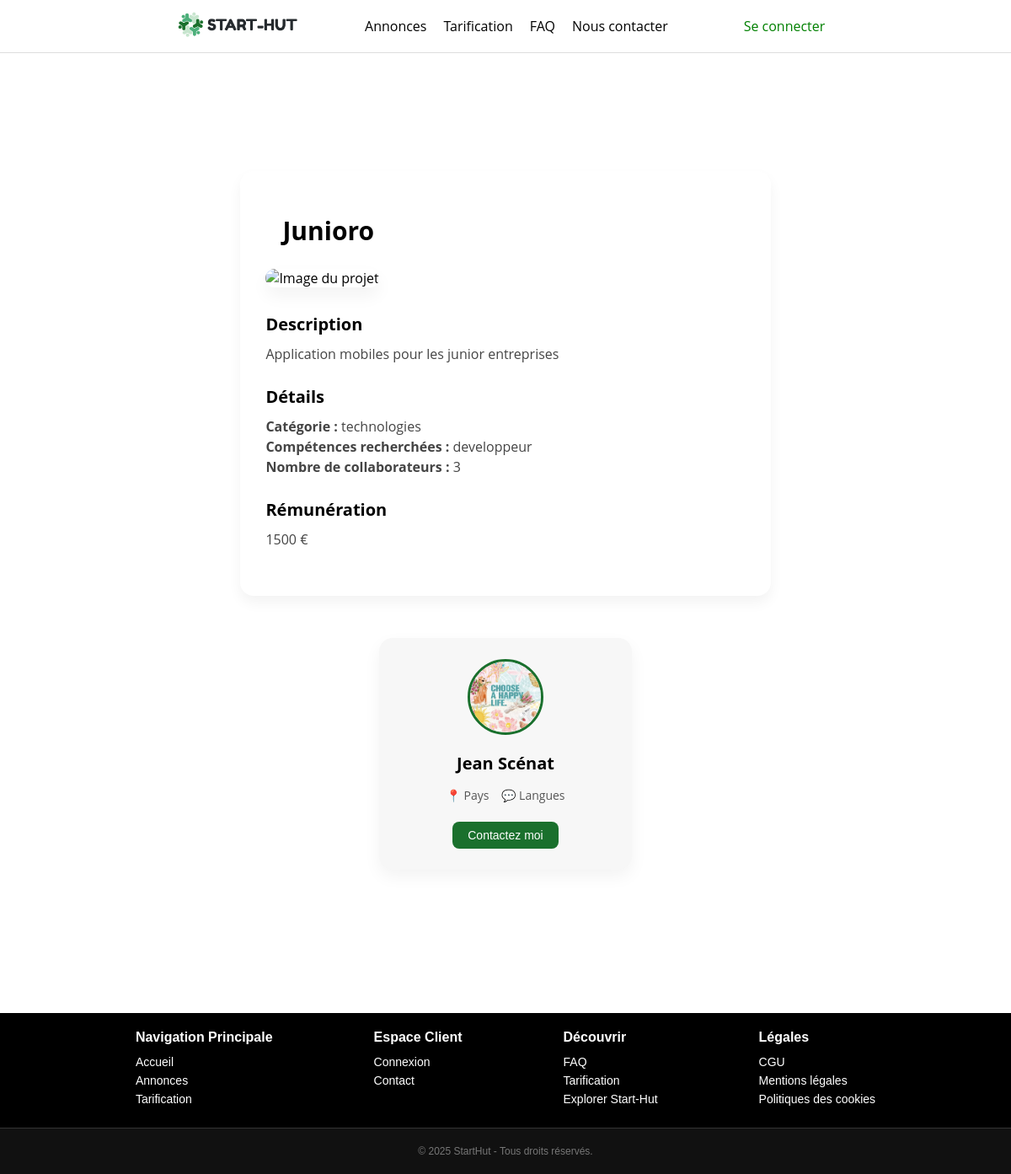
Screenshot of /src/views/annonce.php?id=2 with the database file from the repository.
### tables this page shows
CREATE TABLE Projets (
    id INT PRIMARY KEY AUTO_INCREMENT,
    createur INT NOT NULL,
    nom VARCHAR(255) NOT NULL UNIQUE,
    taches_effectuees INT NOT NULL  DEFAULT 0 CHECK (taches_effectuees >= 0),
    principe_du_projet TEXT NOT NULL ,
    definition_du_marche TEXT ,
    analyse_de_la_demande TEXT ,
    analyse_de_la_concurrence TEXT ,

    annonce_date_creation DATETIME NOT NULL ,
    annonce_titre VARCHAR(255) NOT NULL ,
    annonce_description TEXT NOT NULL ,
    annonce_competences_recherchees ENUM ('developpeur', 'designer', 'marketing', 'communication', 'autre') NOT NULL,
    annonce_categorie ENUM ('technologies', 'education', 'business', 'autre') NOT NULL,
    annonce_collaborateurs_souhaites INT NOT NULL ,
    annonce_remuneration DOUBLE NOT NULL DEFAULT 0 CHECK (annonce_remuneration >= 0),
    annonce_etat ENUM ('ouvert', 'ferme') NOT NULL ,

    FOREIGN KEY (createur) REFERENCES Utilisateurs(id)
);

CREATE TABLE Utilisateurs (
    id INT PRIMARY KEY AUTO_INCREMENT,
    nom VARCHAR(255) NOT NULL,
    prenom VARCHAR(255) NOT NULL ,
    email VARCHAR(255) NOT NULL UNIQUE,
    mot_de_passe VARCHAR(255) NOT NULL,
    description_profil VARCHAR(255),
    langues_parlees VARCHAR(255),
    type ENUM('porteur', 'collaborateur') NOT NULL
);

### src/views/annonce.php (the view, shortened to what this page needs)
<!DOCTYPE html>
<html>
    <head>
         <link rel="stylesheet" href="/Start-Hut/public/assets/css/styles-meryem.css">
        <link rel="stylesheet" href="/Start-Hut/public/assets/css/styles.css">
    </head>
    <body>
        <?php
        include('../templates/header.php');
        $bdd = new PDO("mysql:host=" . DB_HOST . ";dbname=" . DB_NAME . ";charset=utf8", DB_USER, DB_PASS);
        $id_annonce = isset($_GET['id']) ? (int)$_GET['id'] : 0;
        $req = $bdd->prepare('SELECT p.*, u.nom, u.prenom, d.lien FROM Projets p
                     JOIN Utilisateurs u ON p.createur = u.id
                     LEFT JOIN Documents d ON p.id = d.projet AND d.type = "image"
                     WHERE p.id = ?');
        $req->execute([$id_annonce]);
        $annonce = $req->fetch(PDO::FETCH_ASSOC);
        ?>
        <div class="content">
        <div class="containerAnnonceFlex">
    <div class="annonceGauche">
        <h1 class="titreAnnonce"><?php echo htmlspecialchars($annonce['annonce_titre']); ?></h1>
        <img src="<?php echo $annonce['lien'] ?? 'https://vection-cms-prod.s3.eu-central-1.amazonaws.com/Adobe_Stock_525614074_8ab9bd18e3.jpeg'; ?>" alt="Image du projet" class="visuelAnnonce">
        <div class="description-bloc">
            <h3>Description</h3>
            <p><?php echo htmlspecialchars($annonce['annonce_description']); ?></p>
        </div>
        <div class="details-bloc">
            <h3>Détails</h3>
            <p><strong>Catégorie :</strong> <?php echo htmlspecialchars($annonce['annonce_categorie']); ?></p>
            <p><strong>Compétences recherchées :</strong> <?php echo htmlspecialchars($annonce['annonce_competences_recherchees']); ?></p>
            <p><strong>Nombre de collaborateurs :</strong> <?php echo htmlspecialchars($annonce['annonce_collaborateurs_souhaites']); ?></p>
        </div>
        <div class="remuneration-bloc">
    <h3>Rémunération</h3>
    <p>
        <?php
            echo isset($annonce['annonce_remuneration']) && $annonce['annonce_remuneration'] > 0
                ? htmlspecialchars($annonce['annonce_remuneration']) . ' €'
                : "Non renseignée";
        ?>
    </p>
</div>
    </div>
    <div class="annonceDroite">
        <div class="carteProfil">
            <img src="/Start-Hut/public/assets/img/APRIL.png" alt="Photo de profil" class="profilImage">
            <h2><?php echo htmlspecialchars($annonce['prenom'] . ' ' . $annonce['nom']); ?></h2>
            <p><span>📍</span> Pays &nbsp;&nbsp; <span>💬</span> Langues</p>
            <button class="btnContact">Contactez moi</button>
        </div>
    </div>
</div>
        </div>
        <?php include('../templates/footer.php'); ?>
    </body>
</html>

### public/assets/css/styles-meryem.css (style rules this page uses)
:root { --primary-color: green; --primary-dark: rgb(6, 78, 6); --primary-light: #d1ffd1; --text-color: #333; --background: #f8f8f8; }
body { margin: 0; font-family: Arial, sans-serif; background-color: white; }
.containerAnnonceFlex { align-items: flex-start; display: flex; flex-wrap: wrap; justify-content: space-between; max-width: 1200px; margin: 80px auto 40px; padding: 0 20px; gap: 40px; }
.annonceGauche { flex: 1 1 60%; background-color: #ffffff; padding: 30px; border-radius: 16px; box-shadow: 0 8px 16px rgba(0, 0, 0, 0.05); text-align: left; }
.titreAnnonce { font-size: 30px; margin-bottom: 25px; font-weight: bold; text-align: left; }
.visuelAnnonce { width: 100%; border-radius: 30px; object-fit: cover; margin-bottom: 30px; box-shadow: 0 10px 20px rgba(0,0,0,0.05); }
.description-bloc, .details-bloc { margin-bottom: 25px; }
.description-bloc h3, .details-bloc h3 { font-size: 20px; margin-bottom: 10px; }
.description-bloc p, .details-bloc p { font-size: 16px; color: #444; line-height: 1.5; }
.roles-bloc, .remuneration-bloc { margin-bottom: 25px; }
.roles-bloc h3, .remuneration-bloc h3 { font-size: 20px; margin-bottom: 10px; }
.roles-bloc p, .remuneration-bloc p { font-size: 16px; color: #444; line-height: 1.5; }
.annonceDroite { margin-top: 10px; flex: 1 1 35%; display: flex; justify-content: center; align-items: center; }
.carteProfil { background: #f7f7f7; padding: 25px 20px; border-radius: 16px; text-align: center; width: 100%; max-width: 300px; box-shadow: 0 8px 20px rgba(0, 0, 0, 0.05); display: flex; flex-direction: column; align-items: center; gap: 10px; }
.profilImage { width: 90px; height: 90px; object-fit: cover; border-radius: 50%; margin-bottom: 10px; border: 3px solid #1A702D; }
.carteProfil h2 { font-size: 20px; margin-bottom: 5px; }
.carteProfil p { font-size: 14px; color: #555; margin-bottom: 12px; }
.btnContact { background-color: #1A702D; color: white; padding: 8px 18px; font-size: 14px; border: none; border-radius: 8px; cursor: pointer; transition: background-color 0.3s ease; }

### public/assets/css/styles.css (style rules this page uses)
* { margin: 0; padding: 0; box-sizing: border-box; }
body { width: auto; font-family: 'Open Sans', sans-serif; display: flex; flex-direction: column; min-height: 100vh; }
.content { display: flex; justify-content: center; align-items: center; flex-direction: column; text-align: center; padding-bottom: 100px; }
.content { width: 80%; margin: 30px auto; }
h1 { font-size: 2em; margin: 20px 0; padding-left: 20px; }

### rows the page displays
projets: annonce_titre "Junioro", annonce_description "Application mobiles pour les junior entreprises", annonce_categorie "technologies", annonce_competences_recherchees "developpeur", annonce_collaborateurs_souhaites "3", annonce_remuneration "1500", createur.nom "Jean Scénat"
